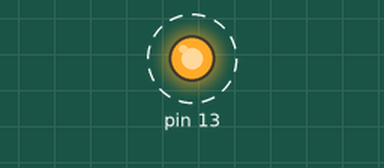
This sketch was run on a simulated Arduino Uno, built with avr-gcc and run on an emulated ATmega328P. Shown: output pins drawn as LEDs (lit = HIGH). Dashed ring = blinking.

Above: at 0.2 s.
Timing chart, 0 to 3.0 s (numbered marks = the images above):
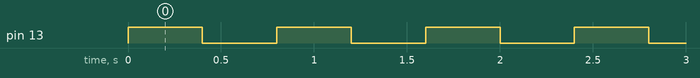

Measured:
- by itself, pin 13: alternates HIGH for 0.40 s and LOW for 0.40 s

The sketch:

1682_led_display.ino
```cpp
void setup()
{
  pinMode(13,OUTPUT);

}
void loop(){
  digitalWrite(13,HIGH);
  delay(400);
  digitalWrite(13,LOW);
  delay(400);
}
```
